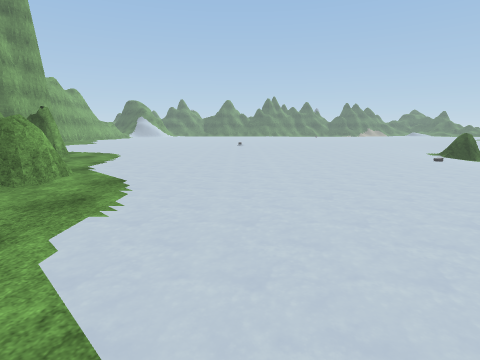
View 1 (above)

24 first-person views from a walk through a 3-D level made in the Unity game engine. The camera is 1.5 m above the floor, tilts 10° down and sees 80° across. The floor is counted in squares, 1.46 m on a side. Each view is taken from the middle of a square. On the plan, view 1 faces up. The plan holds only what a view shows up to about 12 squares ahead; the rest is blank. The place goes on beyond the plan. The player is left out. Some animated figures are not drawn. Some surface patterns are stand-ins.

View 2
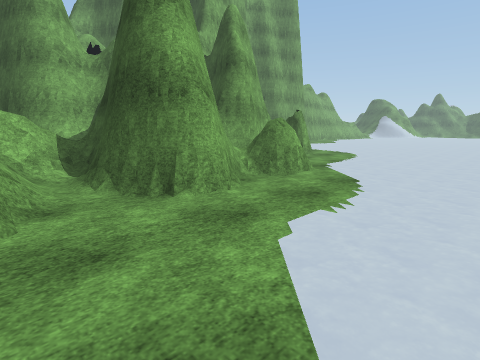

View 3
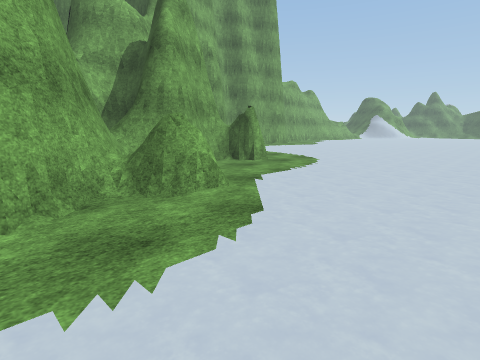

View 4
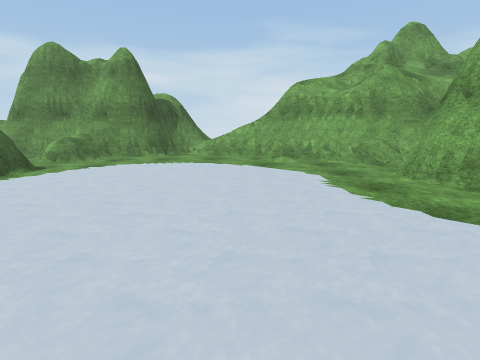

View 5
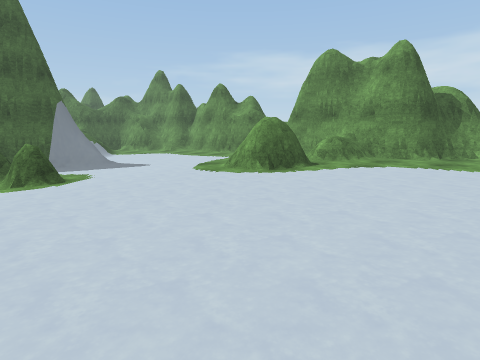

View 6
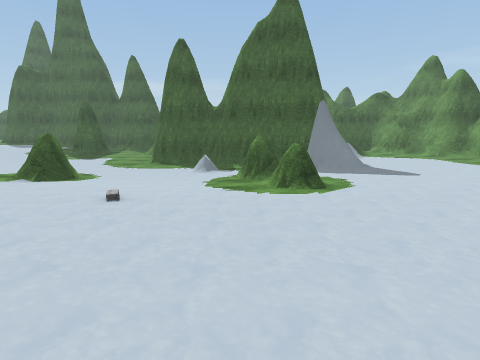

View 7
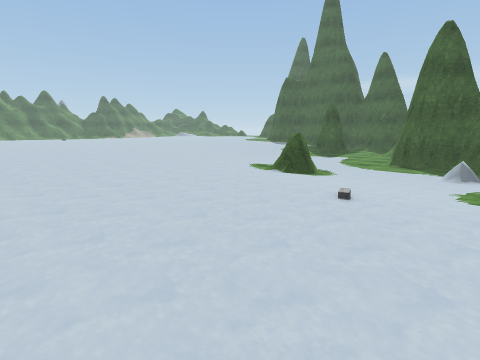

View 8
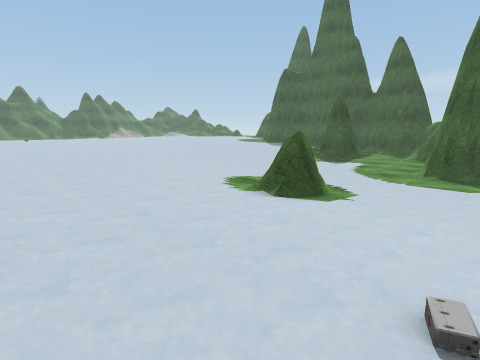

View 9
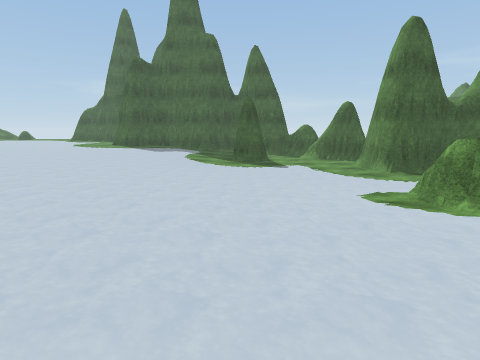

View 10
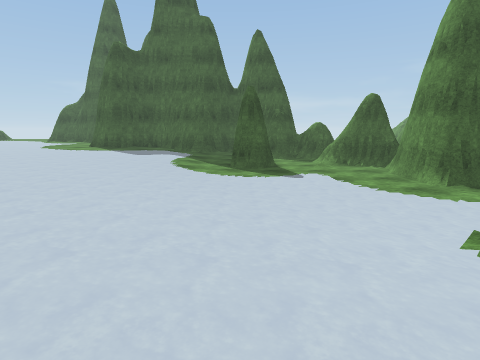

View 11
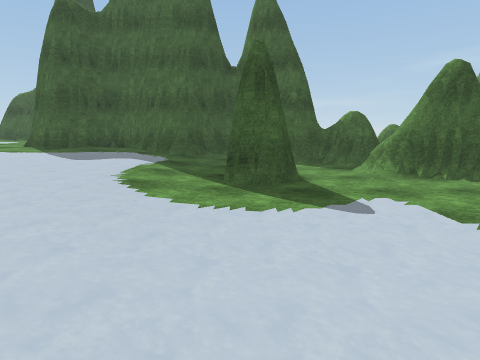

View 12
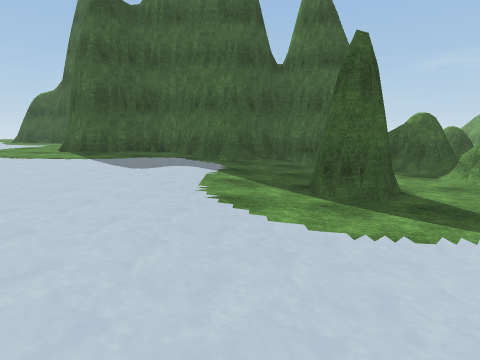

View 13
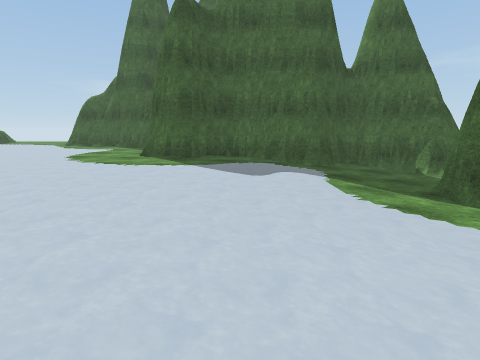

View 14
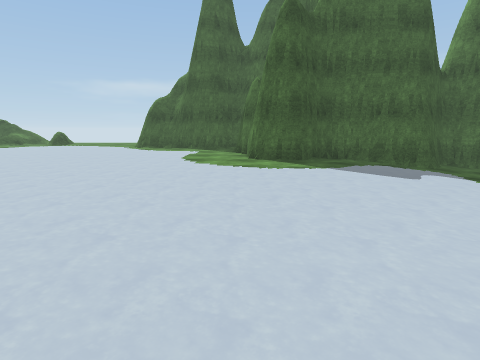

View 15
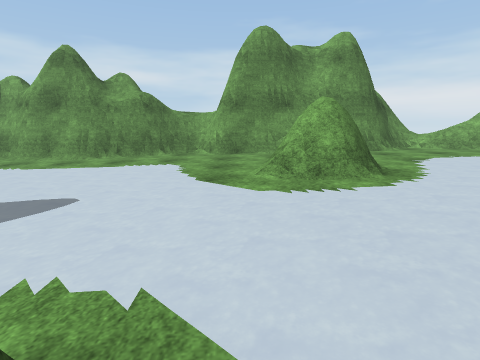

View 16
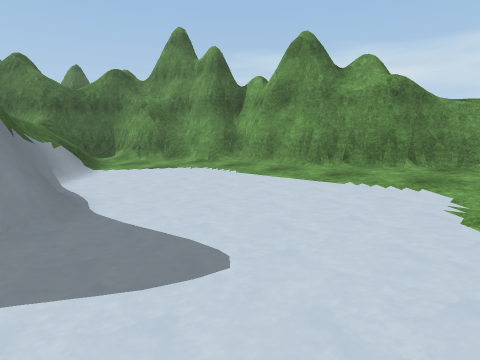

View 17
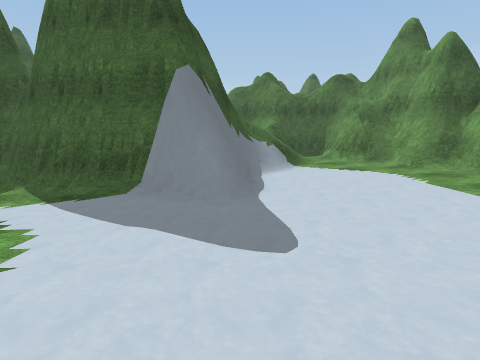

View 18
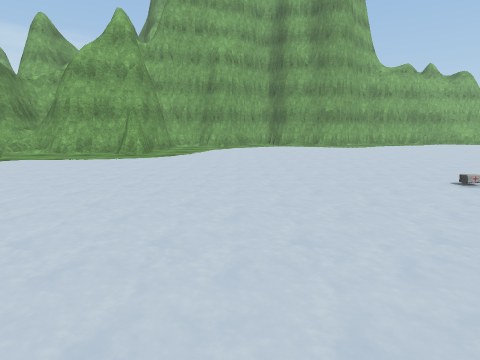

View 19
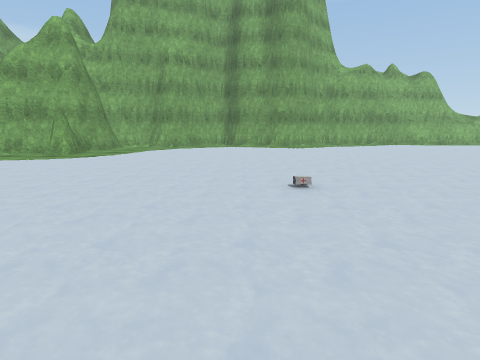

View 20
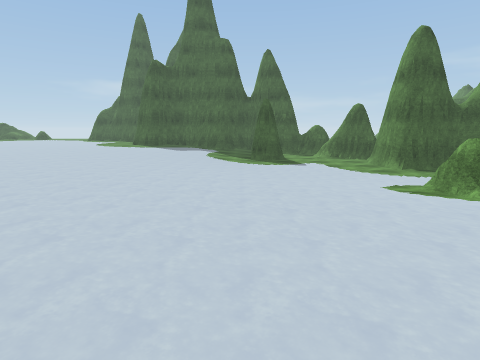

View 21
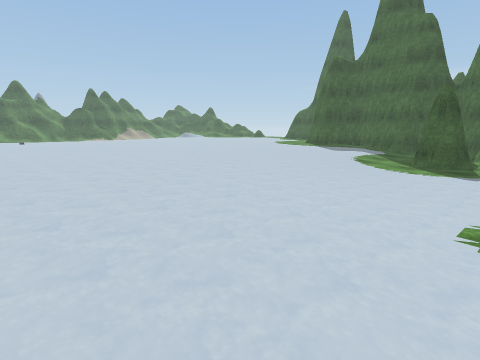

View 22
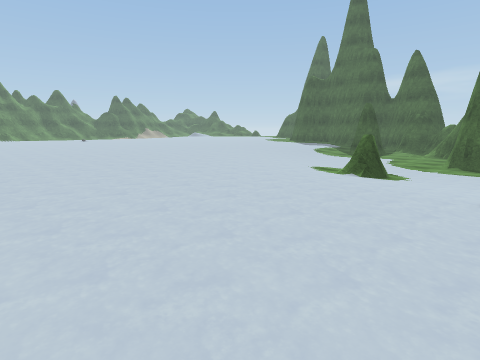

View 23
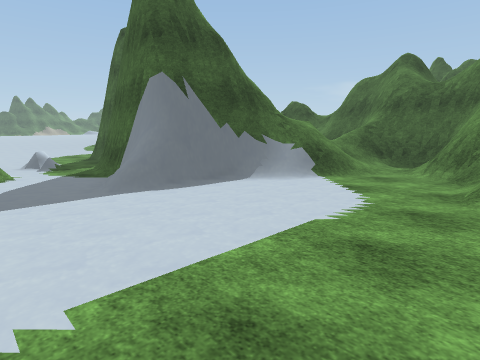

View 24
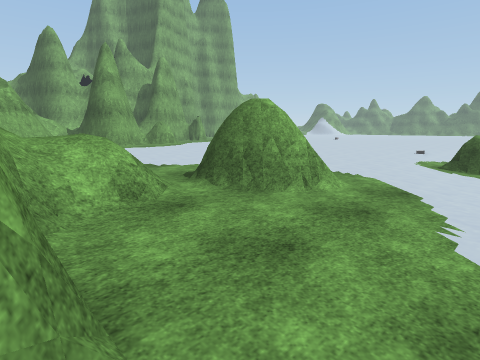

### Floor plan
Key: @ floor where view 1 was taken; # wall or solid block; . main floor; - floor 0.25 m lower than the main floor; _ floor 0.5 m lower than the main floor; : floor 0.75 m higher than the main floor; < floor 0.75 m lower than the main floor; ( floor 1 m lower than the main floor; / step, stairs or slope; = window, fence, low wall or low ledge; O other object.
Columns run from 7 left of view 1 to 27 right of it. Each row starts with its distance up from view 1.
 31                          ..........
 30                ...      ...........
 29                ....    ............
 28                ..... ..............
 27 ..             ..................#
 26 ....      ..   ............-----.#
 25 .....     ... ..........---------##
 24 ......    ............------------#
 23 .......   ..........--------__---##
 22 ......... .........-----__///___/#
 21 ..................----_//////////##
 20 .................----_//<<<<<<<<</#
 19 .......O........----_/<<<<<<##<<<<#
 18 ................---_/<<<((((##((/##
 17 ...............---_/<<<(((((((((##
 16 ..............----/<<<((((((((((##
 15 ..............---_##<((((((((##=#
 14 .............----_//<((((((((####
 13 .............---_/<<<(((######
 12 .............---_/<<<(((#   #
 11 #...........---///<<<(((#
 10 #...........----_/<<<=((#
  9 ............----__<//((##
  8 #...........----_#=#/((#
  7 #...........----_=/<<<(#
  6 #.##.......-----___<<<##
  5 ###=........----___<<<##  ##
  4 # ##........----___<<<=####//
  3 # ##........--/--___<<<<</////=#
  2 ###/........-###-____<<<<<////==
  1 #//.........-###-_____<<<<<</<##
  0 ####...@.....-/---_____<<<<</=##
 -1    ##=O......=/----_______<==##
 -2     ###.....///----___/_//##=
 -3      ###=.########-##########
 -4         :##      ###

Where each view was taken, in squares from view 1:
view 1: 0 up, 0 right, facing up
view 2: 0 up, 0 right, facing up-left
view 3: 3 up, 0 right, facing up-left
view 4: 9 up, 0 right, facing down
view 5: 9 up, 1 right, facing down-right
view 6: 9 up, 3 right, facing right
view 7: 9 up, 3 right, facing up-right
view 8: 11 up, 6 right, facing up-right
view 9: 19 up, 6 right, facing right
view 10: 19 up, 9 right, facing right
view 11: 19 up, 14 right, facing right
view 12: 21 up, 15 right, facing right
view 13: 24 up, 15 right, facing right
view 14: 28 up, 15 right, facing right
view 15: 8 up, 9 right, facing down
view 16: 5 up, 10 right, facing down-right
view 17: 4 up, 9 right, facing right
view 18: 15 up, 5 right, facing left
view 19: 18 up, 5 right, facing left
view 20: 20 up, 5 right, facing right
view 21: 16 up, 7 right, facing up-right
view 22: 11 up, 2 right, facing up-right
view 23: 2 down, 12 right, facing up-right
view 24: 3 down, 11 right, facing up-left
